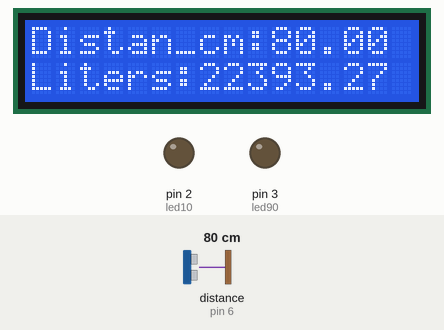
Recording of a sketch running on a simulated Arduino Uno, built with avr-gcc and run on an emulated ATmega328P. Shown: 16×2 character LCD, output pins drawn as LEDs (lit = HIGH). Inputs (shaded band) come from the test bench; at power-on: distance to the obstacle (sensor on pin 6) 80 cm. The echo pulse lasts 58.3 µs per cm; the local clock reads 2024-03-15 10:24:30 at power-on unless the sketch sets it; storage starts empty; what the sketch prints to the serial monitor is not drawn.

Above: at 2.3 s.
2.4 s: distance to the obstacle (sensor on pin 6) set to 34 cm
At 11.6 s:
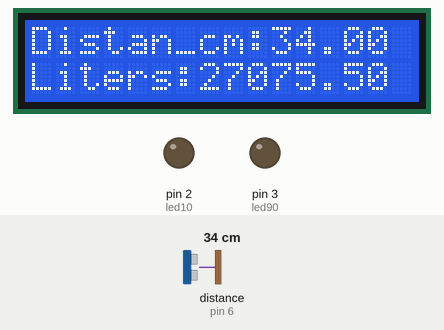
12.7 s: distance to the obstacle (sensor on pin 6) set to 29 cm
At 22.2 s:
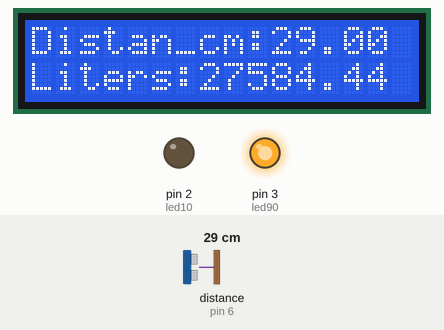
22.7 s: distance to the obstacle (sensor on pin 6) set to 299 cm
At 32.2 s:
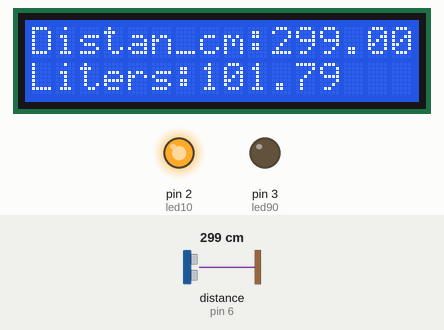
Timing chart, 0 to 33.7 s (numbered marks = the images above; inputs shaded):
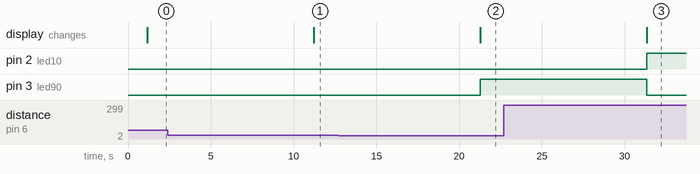

The sketch:

Rainwater_cistern.ino
```cpp
#include <Wire.h>  // Include the Wire library for I2C communication
#include <RTClib.h>  // Include the RTClib library for RTC clock handling
#include <LiquidCrystal_I2C.h>  // Include the LiquidCrystal_I2C library for I2C LCD handling
#include <UltraDistSensor.h>  // Include the UltraDistSensor library for ultrasonic sensor handling
#include <SD.h>  // Include the SD library for SD card handling

RTC_DS1307 rtc;                      // Instance of the RTC clock
LiquidCrystal_I2C lcd(0x27, 16, 2);  // Instance of the LCD with I2C address and dimensions 16x2
UltraDistSensor distSensor;          // Instance of the ultrasonic sensor
File logfile;                         // File for logging data

const int led10 = 2;   // Pin of the LED that lights up when the level is below 10%
const int led90 = 3;   // Pin of the LED that lights up when the level is above 90%
const int chipSelect = 10; // SD card CS pin

const float rad_deposito = 1.8;  // Radius of the tank
const float hight = 3;          // Height of the tank

void setup() {
  pinMode(led10, OUTPUT);  // Configure the LED 10% pin as output
  pinMode(led90, OUTPUT);  // Configure the LED 90% pin as output

  Serial.begin(9600);  // Start serial communication for debugging

  if (!rtc.begin()) {
    Serial.println("Couldn't find RTC");
    while (1);  // Infinite loop if RTC not found
  }

  if (!rtc.isrunning()) {
    Serial.println("RTC is NOT running, let's set the time!");
    rtc.adjust(DateTime(F(__DATE__), F(__TIME__)));  // Set the time based on compilation
  }

  Serial.print("Initializing SD card...");
  if (SD.begin(chipSelect)) {
    Serial.println("card initialized.");
    openLogFile();
  } else {
    Serial.println("Card failed, or not present");
    while (1);  // Infinite loop if SD card initialization fails
  }

  lcd.begin(16, 2);  // Initialize the LCD with 16 columns and 2 rows
  lcd.setBacklight(HIGH);  // Turn on the LCD backlight
  lcd.print("Water Level:");  // Display a message on the LCD
  distSensor.attach(5, 6);  // Connect the ultrasonic sensor to Trigger and Echo pins
  delay(1000);  // Wait for 1 second
}

void loop() {
  DateTime now = rtc.now();  // Get the current date and time from the RTC
  float distance = distSensor.distanceInCm();  // Get the distance measured by the ultrasonic sensor
  float liters = calculateLiters(distance);  // Calculate the volume of water based on the distance

  lcd.clear();  // Clear the current content of the LCD
  lcd.setCursor(0, 0);  // Set the cursor to the first row, first column
  lcd.print("Distan_cm:");
  lcd.print(distance);  // Display the distance on the LCD
  lcd.setCursor(0, 1);  // Set the cursor to the second row, first column
  lcd.print("Liters:");
  lcd.print(liters);  // Display the volume on the LCD

  logData(now, distance, liters);  // Log data every 10s

  float percent = distance / hight;
  if (percent <= 10) {
    digitalWrite(led90, HIGH);  // Turn on the 90% LED
    digitalWrite(led10, LOW);
  } else if (percent >= 90) {
    digitalWrite(led90, LOW);
    digitalWrite(led10, HIGH);  // Turn on the 10% LED
  } else {
    digitalWrite(led90, LOW);  // Turn off
    digitalWrite(led10, LOW);  // Turn off
  }

  delay(10000);  // Wait for 10 seconds before executing the loop again
}

float calculateLiters(float distance) {
  // Adjust the formula based on the relationship between distance and volume
  // You can use an empirical formula based on the tank's characteristics
  float volume = (PI * rad_deposito * rad_deposito * distance / 100);  // Volume occupied by water
  float total_volume = (PI * rad_deposito * rad_deposito * hight);       // Total volume of the tank
  return (total_volume - volume) * 1000;  // Difference between total volume and occupied volume
}

void logData(DateTime now, float distance, float liters) {
  logfile = SD.open("datalog.txt", FILE_WRITE);
  if (logfile) {
    logfile.print(now.year(), DEC);
    logfile.print('/');
    logfile.print(now.month(), DEC);
    logfile.print('/');
    logfile.print(now.day(), DEC);
    logfile.print(' ');
    logfile.print(now.hour(), DEC);
    logfile.print(':');
    logfile.print(now.minute(), DEC);
    logfile.print(':');
    logfile.print(now.second(), DEC);
    logfile.print(" - Distance: ");
    logfile.print(distance);
    logfile.print(" cm, Liters: ");
    logfile.print(liters);
    logfile.println(" L");
    logfile.close();
    Serial.println("Data logged!");
  } else {
    Serial.println("Error opening datalog.txt");
  }
}

void openLogFile() {
  logfile = SD.open("datalog.txt", FILE_WRITE);
  if (logfile) {
    Serial.println("Log file opened!");
    logfile.close();
  } else {
    Serial.println("Error opening datalog.txt");
  }
}
```

Measured:
- the behaviour switches between 31 and 30 cm on distance to the obstacle (sensor on pin 6) (found by bisection; images 1 and 2)
- after the input at 2.4 s, the display: changes after 8.8 s (image 1)
- after the input at 12.7 s, pin 3 (led90): LOW → HIGH after 8.6 s; the display: changes after 8.6 s (image 2)
- after the input at 22.7 s, pin 2 (led10): LOW → HIGH after 8.6 s; pin 3 (led90): HIGH → LOW after 8.6 s; the display: changes after 8.6 s (image 3)
